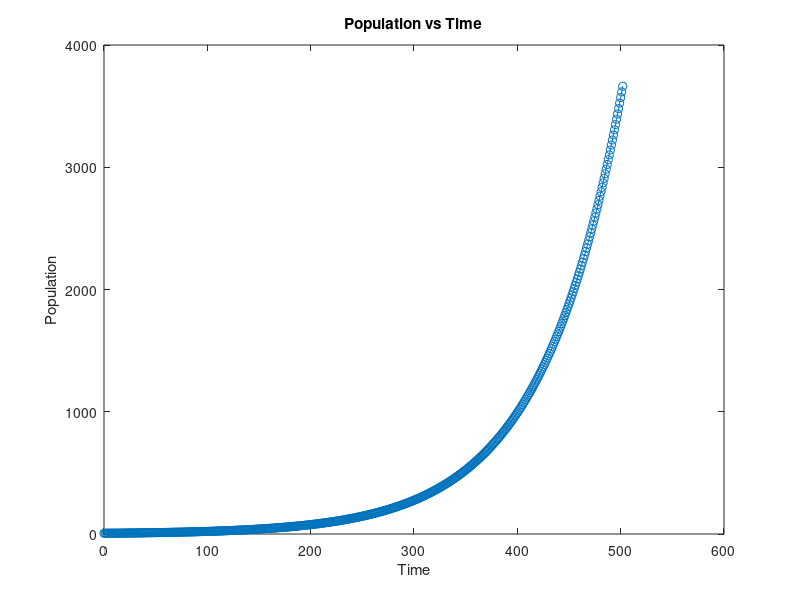

Write MATLAB code to recreate this figure.
# Command to Clear Command History
history -c

# Command to Clear Workspace with all Variables and Loaded Packages
clear all

# Command to Clear Command Window
clc

function [t, p] = EGM(po, T)
  r = 0.0128;
  f = @(t, p) r * p;
  trange = [0:1:T];
  [t, p] = ode45(f, trange, po);
  disp([t p]);
  plot(t, p, '-o')
  xlabel('Time')
  ylabel('Population')
  title('Population vs Time')
endfunction

EGM(5.932, 502)
